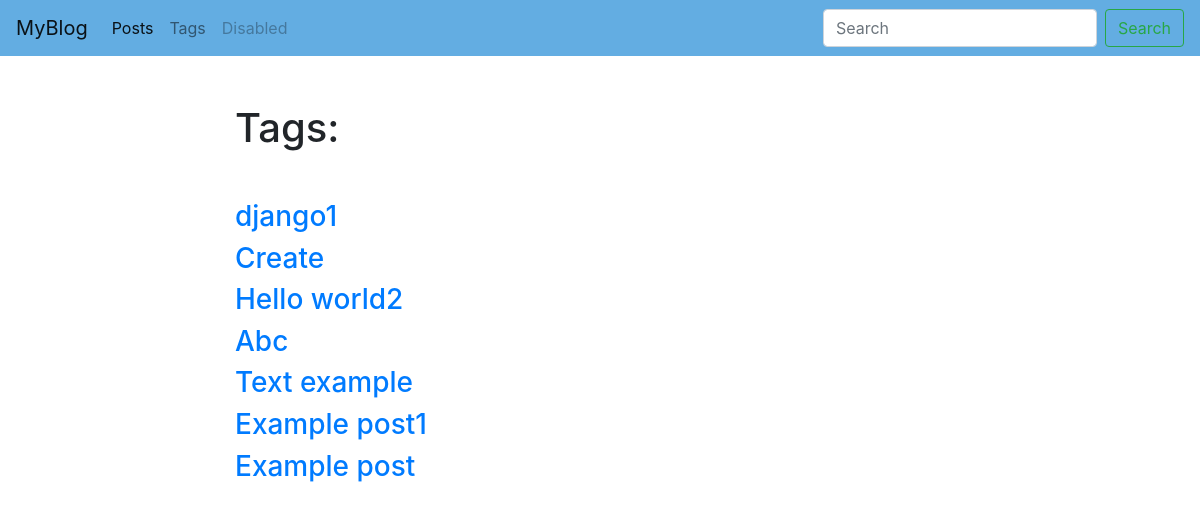
The page /blog/tags/ on the database its author committed.
### blog/models.py (models this page shows, shortened)
class Tag(models.Model):
    title = models.CharField(max_length=50)
    slug = models.SlugField(max_length=50, unique=True)
    def get_absolute_url(self):
        return reverse('tag_detail_url', kwargs={'slug': self.slug})

### blog/views.py (the view)
# urls.py: path('tags/', tags_list, name='tags_list_url'),
def tags_list(request):
    tags = Tag.objects.all()
    return render(request,'blog/tags_list.html',context={'tags':tags})

### blog/templates/blog/tags_list.html (shortened to what this page needs)
{% extends 'blog/base_blog.html' %}
{% block content %}
  <h1 class="mb-5">Tags:</h1>
  {% for tag in tags %}
    <h3><a href="{{tag.get_absolute_url}}">{{ tag.title }}</a></h3>
  {% endfor %}
{% endblock %}

### rows shown on the page
Tag: title "django1"
Tag: title "Create"
Tag: title "Hello world2"
Tag: title "Abc"
Tag: title "Text example"
Tag: title "Example post1"
Tag: title "Example post"
